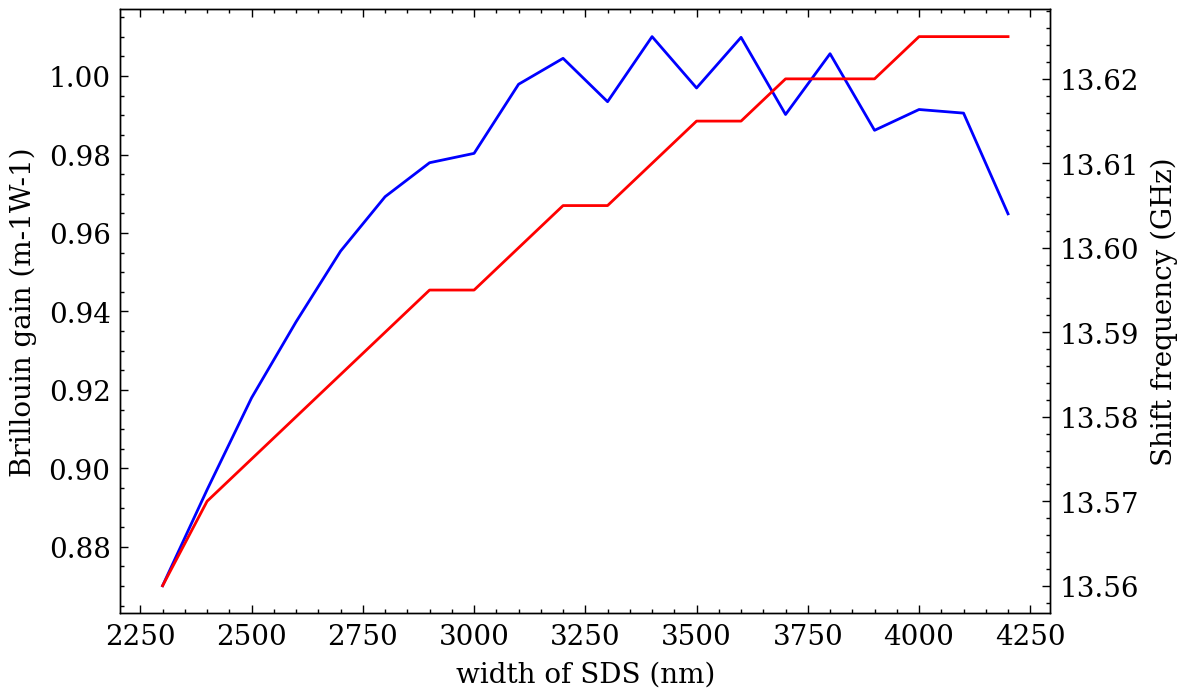

Python code for this plot:
# -*- coding: utf-8 -*-
"""
Created on Sat Oct 25 15:45:32 2021
get the maximum gain
@author: YeK
"""
import pandas as pd
import numpy as np
import matplotlib.pyplot as plt
import re
import glob
plt.style.use(['science', 'no-latex'])


fileList = glob.glob('results\*\*.csv')
maxgain = pd.DataFrame({'width': [], 'gain': [], 'freq': []})

for file in fileList:
    label = re.search(r'\d+', file).group(0)
    dataSingle = pd.read_csv(file, header=None)
    gain = max(dataSingle.iloc[:, 1])
    index = dataSingle.iloc[:, 1].idxmax()
    freq = dataSingle.iloc[index, 0]
    maxgain = maxgain.append(
        {'width': int(label), 'gain': gain, 'freq': freq}, ignore_index=True)

fig, subplots = plt.subplots(1, 1, dpi=200, figsize=(6, 4))
subplots.plot(maxgain.width, maxgain.gain, 'blue')
subplots.set_xlabel('width of SDS (nm)')
subplots.set_ylabel('Brillouin gain (m-1W-1)')
# subplots.set_title('Max Brillouin gain of the SDS with different width')
subplots2 = subplots.twinx()
subplots2.plot(maxgain.width, maxgain.freq, 'red')
subplots2.set_ylabel('Shift frequency (GHz)')
plt.savefig('maxgain.png')
